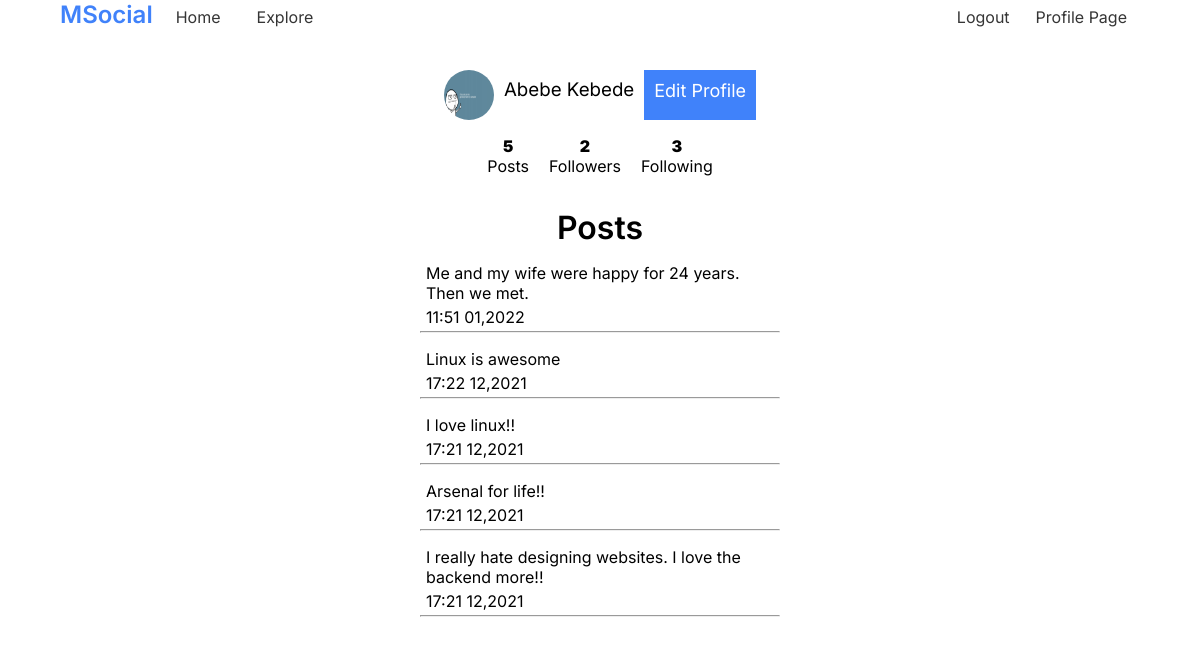
The page /profile/jaminux (signed in) on the database as committed earlier.
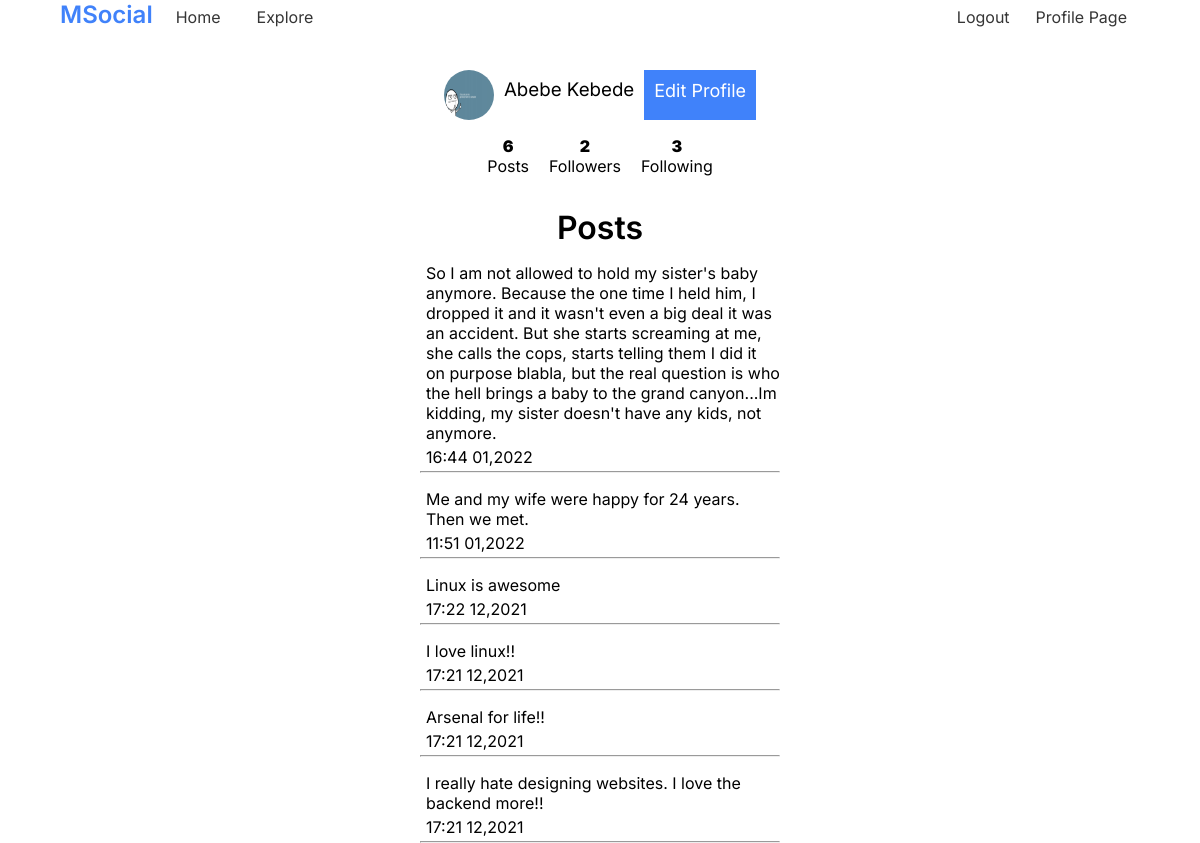
The same page on the database as committed later.
### tables this page shows
CREATE TABLE users (
    id INTEGER PRIMARY KEY AUTOINCREMENT,
    f_name TEXT NOT NULL,
    l_name TEXT NOT NULL,
    username TEXT NOT NULL UNIQUE,
    password TEXT NOT NULL,
    email TEXT NOT NULL,
    created TIMESTAMP NOT NULL DEFAULT CURRENT_TIMESTAMP
, profile_pic TEXT DEFAULT 'files/profile-pics/default-profile-pic.jpg');

CREATE TABLE posts (
    id INTEGER PRIMARY KEY AUTOINCREMENT,
    body TEXT NOT NULL,
    author_id INT NOT NULL,
    created TIMESTAMP NOT NULL DEFAULT CURRENT_TIMESTAMP,
    FOREIGN KEY (author_id) REFERENCES users (id)
);

### msocial/user.py (the view)
@user_bp.route("/profile/<username>")
def profile(username):
    cur_db = get_db()
    target_user = get_user(username)
    num_following = get_num_following(target_user)
    num_followers = get_num_followers(target_user)
    posts = cur_db.execute(
        """
            SELECT
            body,
            f_name || ' ' || l_name AS author,
            STRFTIME('%H:%M %m,%Y', posts.created) AS created
            FROM
            posts
            JOIN users ON posts.author_id = users.id
            WHERE
            users.id = ?
            ORDER BY posts.created DESC
            ;
            """,
        (target_user["id"],),
    ).fetchall()
    num_posts = get_num_posts(target_user)
    if g.user != target_user:
        return render_template(
            "profile_page.html",
            user=target_user,
            followers=num_followers,
            following=num_following,
            posts=posts,
            num_posts=num_posts,
            is_following=is_following(g.user, target_user),
        )
    else:
        return render_template(
            "profile_page.html",
            user=target_user,
            followers=num_followers,
            following=num_following,
            posts=posts,
            num_posts=num_posts,
        )

### msocial/auth.py (called while the page is built)
@bp.before_app_request
def load_logged_user():
    user_id = session.get("user_id")
    if user_id:
        g.user = (
            get_db().execute("SELECT * FROM users WHERE id = ?", (user_id,)).fetchone()
        )
    else:
        g.user = None

### msocial/db.py (called while the page is built)
def get_db():
    if "db" not in g:
        g.db = sqlite3.connect(
            app.config["DATABASE"], detect_types=sqlite3.PARSE_DECLTYPES
        )
        g.db.row_factory = sqlite3.Row
    return g.db

def get_user(username):
    db = get_db()
    return db.execute("SELECT * FROM users WHERE username = ?", (username,)).fetchone()

def get_num_following(user):
    db = get_db()
    return db.execute(
        """
            SELECT
            IIF(
                EXISTS(
                    SELECT
                    *
                    FROM
                    followers
                    WHERE
                    follower_id = ?
                    ),
                (
                    SELECT
                    COUNT(followed_id)
                    FROM
                    followers
                    WHERE
                    follower_id = ?
                    ),
                0
                ) following;
            """,
        (user["id"], user["id"]),
    ).fetchone()["following"]

def get_num_followers(user):
    db = get_db()
    return db.execute(
        """
        SELECT
        IIF(
            EXISTS(
                SELECT
                *
                FROM
                followers
                WHERE
                followed_id = ?
                ),
            (
                SELECT
                COUNT(follower_id)
                FROM
                followers
                WHERE
                followed_id = ?
                ),
            0
            ) followers;
        """,
        (user["id"], user["id"]),
    ).fetchone()["followers"]

def get_num_posts(user):
    db = get_db()
    return db.execute(
        """
        SELECT
        IIF(
            EXISTS(
                SELECT
                *
                FROM
                posts
                WHERE
                author_id = ?
                ),
            (
                SELECT
                COUNT(body)
                FROM
                posts
                WHERE
                author_id = ?
                ),
            0
            ) num_posts;
            """,
        (user["id"], user["id"]),
    ).fetchone()["num_posts"]

### msocial/templates/profile_page.html
{% extends "base.html" %}
{% block head %}
  <link rel="stylesheet" href={{ url_for('static', filename='profile_page.css')}} />
{% endblock %}
{% block content %}
  <div class="header">
    <img src="{{ url_for('static', filename=user.profile_pic) }}" alt="profile-pic">
    <h3>{{ user.f_name }} {{ user.l_name}}</h3>
    {% if g.user != user and not is_following %}
      <form action="{{ url_for('user_bp.follow', username=user.username) }}" class="follow" >
        <input type="submit" value="Follow">
      </form>
    {% elif g.user == user %}
      <a class="edit-profile" href="{{ url_for('user_bp.edit_profile') }}">Edit Profile</a>
    {% endif %}
  </div>
  <div class="box">
    <div class="num_posts">
      <p>{{ num_posts }}</p>
      <a href="{{ url_for('user_bp.profile', username=user.username) }}">Posts</a>
    </div>
    <div class="followers">
      <p>{{ followers }}</p>
      <a href="{{ url_for('user_bp.user_followers', username=user.username) }}">Followers</a>
    </div>
    <div class="following">
      <p>{{ following }}</p>
      <a href="{{ url_for('user_bp.user_following', username=user.username) }}">Following</a>
    </div>
  </div>
  <div class="posts">
    <h1 class="post-title">Posts</h1>
    {% if posts %}
      {% for post in posts %}
        <div class="post">
          <p>{{ post["body"] }}</p>
          <p>{{ post["created"] }}</p>
          <hr>
        </div>
      {% endfor %}
    {% else %}
      <p>No Posts Yet</p>
    {% endif %}
  </div>
{% endblock %}

### msocial/templates/base.html (shortened to what this page needs)
<!DOCTYPE html>
<html lang="en">
  <head>
    <link rel="stylesheet" href="{{ url_for('static', filename='base.css') }}" />
    {% block head %} {% endblock %}
  </head>
  <body>
    <nav>
      <ul class="nav-bar">
        <div class="left-nav">
          <a id='app-name' href="{{ url_for('index') }}">MSocial</a>
          <div class="home">
            <li><a href="{{ url_for('index') }}">Home</a></li>
          </div>
          <div class="explore">
            <li><a href="{{ url_for('explore') }}">Explore</a></li>
          </div>
        </div>
        <div class="right-nav">
          {% if g.user %}
            <li><a href="{{ url_for('auth.logout') }}">Logout</a></li>
            <li><a href="{{ url_for('user_bp.profile', username=g.user.username) }}">Profile Page</a></li>
          {% else %}
            <li><a href="{{ url_for('auth.login') }}">Login</a></li>
          {% endif %}
        </div>
      </ul>
    </nav>
    {% block content %} {% endblock %}
  </body>
</html>

### msocial/static/base.css (style rules this page uses)
:root { --light-blue: #59adff; --dark-blue: #4082fa; --white: #fff; --green: #42b72a; --black: #000; --grey: #353535; }
* { margin: 0; box-sizing: border-box; padding: 0; }
.nav-bar { list-style-type: none; display: flex; align-items: center; justify-content: space-between; height: 5vh; margin-bottom: 1.875rem; flex-wrap: wrap; align-content: space-between; }
.left-nav { display: flex; position: relative; left: 5%; gap: 10px; flex-wrap: wrap; }
.nav-bar a { text-decoration: none; color: var(--grey); }
#app-name { font-size: 1.5rem; font-weight: 600; background-color: inherit; color: var(--dark-blue); }
.right-nav { display: flex; margin-right: 5%; background-color: inherit; flex-wrap: wrap; }
.left-nav li, .right-nav li { margin: 0.125rem 0.5rem 0 0.5rem; padding: 0.125rem; background-color: inherit; padding: 5px; }
.right-nav a { background-color: inherit; }

### msocial/static/profile_page.css (style rules this page uses)
:root { --light-blue: #59adff; --dark-blue: #4082fa; --white: #fff; --green: #42b72a; --black: #000; --grey: #353535; }
* { font-family: "Inter", sans-serif; }
h3 { text-align: center; color: var(--black); margin: 8px 0; font-weight: 400; }
.box { display: flex; gap: 20px; justify-content: center; margin-top: 2vh; margin-bottom: 4vh; }
.box a { text-decoration: none; color: var(--black); }
.box p { text-align: center; color: var(--black); font-weight: 900; }
.posts { display: flex; flex-direction: column; align-items: center; width: 30vw; margin: auto; gap: 2vh; }
.post-title { color: var(--black); text-align: center; font-weight: 600; }
.posts p { color: #eaeaea; color: var(--black); padding-left: 6px; margin-bottom: 4px; }
.post { width: 100%; }
.header { display: flex; justify-content: center; gap: 10px; }
.header img { width: 50px; height: 50px; border-radius: 50%; }
.edit-profile { text-decoration: none; background-color: var(--dark-blue); color: var(--white); font-size: 18px; text-align: center; padding: 8px; border: 2px solid var(--dark-blue); }

Rows that differ between the two databases and show on the page:
added posts: body "So I am not allowed to hold my sister's baby anymore. Because the one time I held him, I dropped it and it wasn't even a big deal it was an accident. But she starts screaming at me, she calls the cops, starts telling them I did it on purpose blabla, but the real question is who the hell brings a baby to the grand canyon...Im kidding, my sister doesn't have any kids, not anymore.", created "16:44 01,2022"
Other text that changed with them:
{{ num_posts }}: "5" → "6"
